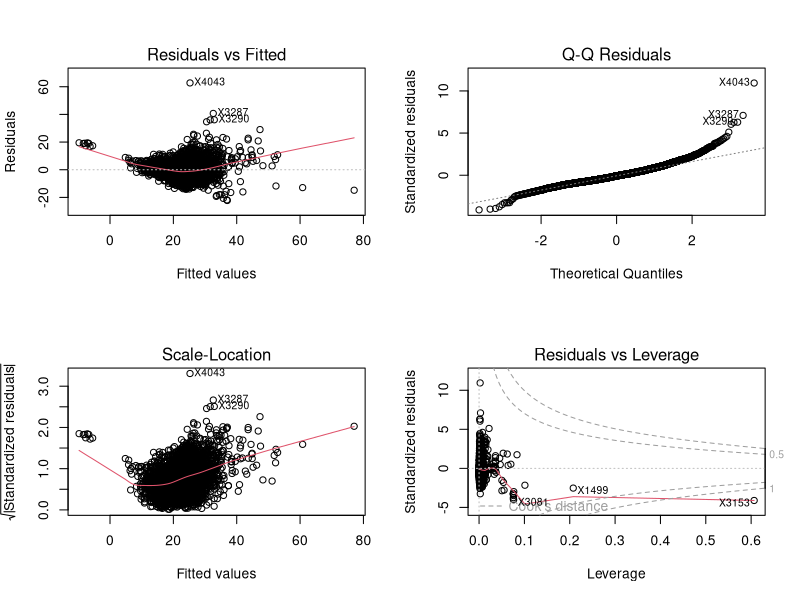
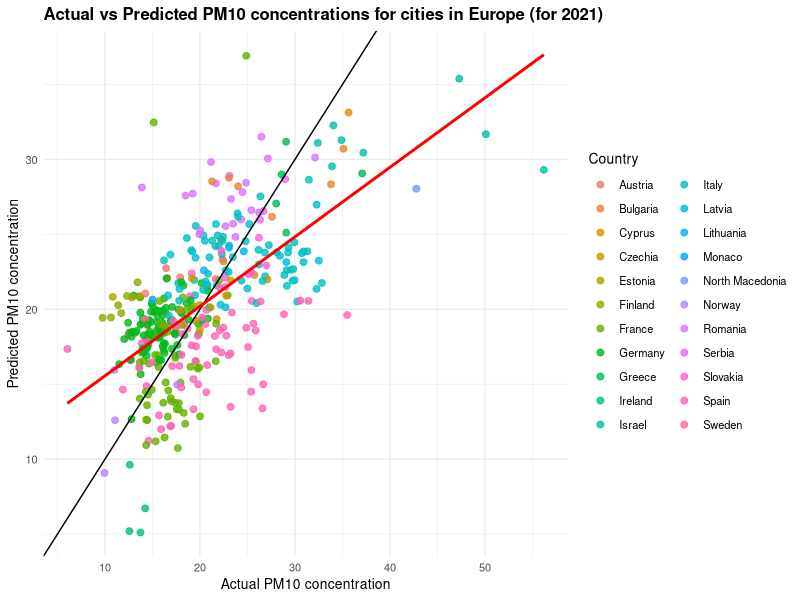
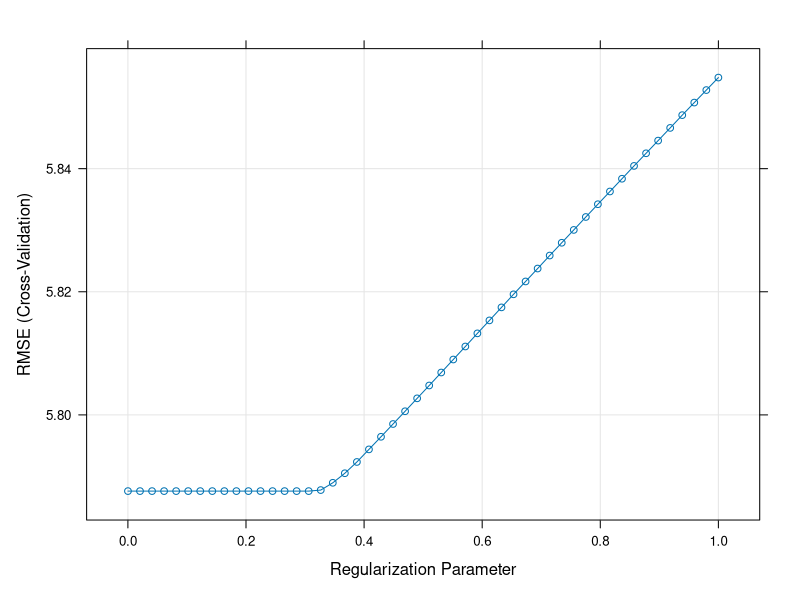
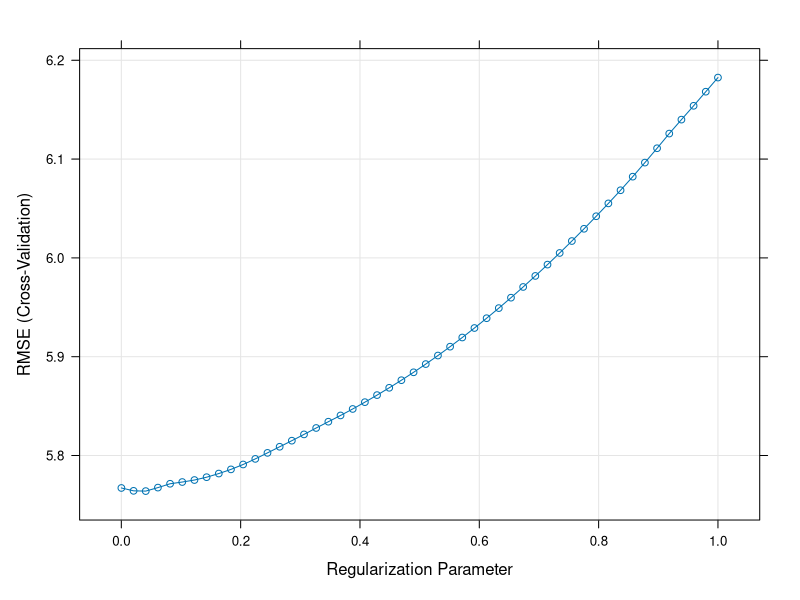
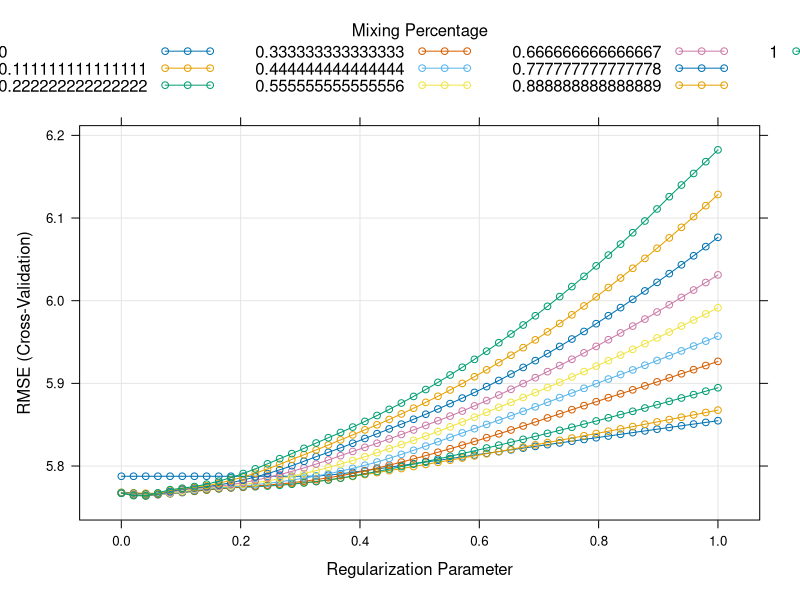

Source code (R) for these figures, in order:
## ---- chunk 1
library(dplyr)
data=read.csv("who_data.csv")
who_data=subset(data,select=-c(X,X.1,X.2,X.3,who_ms))
#convert numeric-like columns stored as character to numeric
num_cols= c("pm10_concentration","pm25_concentration","no2_concentration",
              "pm10_tempcov","pm25_tempcov","no2_tempcov","population")
who_data[num_cols] =lapply(who_data[num_cols], as.numeric) # set the data as numeric

who_data$type_of_stations =as.character(who_data$type_of_stations)
who_data$who_region =as.factor(who_data$who_region)

#and finally, we can see Turkey isn't defined properly in the dataset, so we add 
who_data$country_name[who_data$iso3 == "TUR"] <- "Turkey"


europe_data= who_data %>%
  filter(who_region=="4_Eur")%>%
  select(-pm25_concentration)
clean_data_europe= na.omit(europe_data)
## ---- chunk 2
if(!require("ggplot2")) install.packages("ggplot2")
if(!require("caret")) install.packages("caret")
## ---- chunk 3
clean_data_europe_reg= clean_data_europe %>% 
select(-iso3, -pm10_tempcov, -pm25_tempcov,-who_region,-no2_tempcov, -type_of_stations)%>%
  filter(year != 2022)%>% #EDA showed insufficient data for testing for 2022
  mutate(log_population = log(population)) %>% # EDA showed a transform was a better predictor of results
  na.omit(europe_data) #lin regression can't have missing data
## ---- chunk 4
#splitting into train/test
library(caret) #We use the package 'caret' that we saw in the workshop 2.3. 
set.seed(2)
train_data=subset(clean_data_europe_reg, year != 2021)
test_data_2021=subset(clean_data_europe_reg, year == 2021)

#using our formula aforementioned:
lm_formula_pm10=pm10_concentration ~ poly(year, 2)+poly(no2_concentration,3) +population+log_population+ longitude+latitude+ latitude*longitude
## ---- chunk 5
#now using cv: (we use 10 folds, as we don't have too much data, but it reduces bias)
modelcv=train(lm_formula_pm10, data = train_data, method = "lm" ,trControl=trainControl(method = "cv",number=10))

summary(modelcv$finalModel)
## ---- chunk 6
modelcv$results
## ---- chunk 7
par(mfrow = c(2, 2))
plot(modelcv$finalModel)
## ---- chunk 8
test_data_2021$predicted_pm10 <- predict(modelcv, newdata = test_data_2021)
results_2021 <- data.frame(
  city = test_data_2021$city,
  country = test_data_2021$country_name,
  actual_pm10 = test_data_2021$pm10_concentration,
  predicted_pm10 = test_data_2021$predicted_pm10)
## ---- chunk 9
library(ggplot2)
ggplot(results_2021, aes(
  x = actual_pm10,y = predicted_pm10,color = country)) +
  geom_point(alpha = 0.8, size = 2) +
  geom_abline(intercept = 0, slope = 1, color = "black") +geom_smooth(method = "lm", se = FALSE, color = "red")+
  labs(title = "Actual vs Predicted PM10 concentrations for cities in Europe (for 2021)", 
    x = "Actual PM10 concentration",y = "Predicted PM10 concentration",
    color = "Country"
  ) +
  theme_minimal(base_size = 10) +
  theme(legend.position = "right",plot.title = element_text(face = "bold"))

## ---- chunk 10
set.seed(2)
#first we try ridge regression
ridge_model <- train(lm_formula_pm10,data = train_data,method = "glmnet",
  trControl = trainControl(method = "cv", number = 5),
  tuneGrid = expand.grid(alpha = 0,lambda = seq(0.0001, 1, length = 50))
)
ridge_model$bestTune
plot(ridge_model)

#so now predicting for 2021:
test_data_2021$predicted_pm10_ridge <- predict(ridge_model, newdata = test_data_2021)
## ---- chunk 11
set.seed(2)

lasso_model <- train(lm_formula_pm10,data = train_data,
  method = "glmnet",trControl = trainControl(method = "cv", number = 5),
  tuneGrid = expand.grid(alpha = 1,lambda = seq(0.0001, 1, length = 50))
)
lasso_model$bestTune
plot(lasso_model)
test_data_2021$predicted_pm10_lasso <- predict(lasso_model, newdata = test_data_2021)

## ---- chunk 12
set.seed(2)

elastic_model <- train(lm_formula_pm10,data = train_data,
method = "glmnet",trControl = trainControl(method = "cv", number = 5),
  tuneGrid = expand.grid(alpha = seq(0, 1, length = 10),lambda = seq(0.0001, 1, length = 50)))

elastic_model$bestTune
plot(elastic_model)

test_data_2021$predicted_pm10_elastic <- predict(elastic_model, newdata = test_data_2021)
## ---- chunk 13
comparison <- rbind(
  Linear = postResample(results_2021$predicted_pm10, results_2021$actual_pm10),
  Ridge = postResample(test_data_2021$predicted_pm10_ridge, test_data_2021$pm10_concentration),
  LASSO = postResample(test_data_2021$predicted_pm10_lasso, test_data_2021$pm10_concentration),
  Elastic=postResample(test_data_2021$predicted_pm10_elastic, test_data_2021$pm10_concentration)
)
comparison
